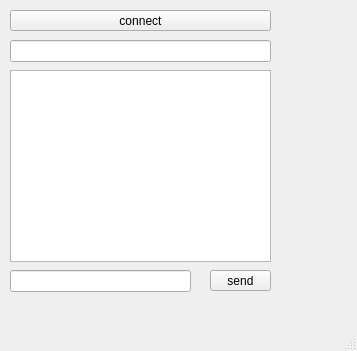
<?xml version="1.0" encoding="UTF-8"?>
<ui version="4.0">
 <class>MainWindow</class>
 <widget class="QMainWindow" name="MainWindow">
  <property name="geometry">
   <rect>
    <x>0</x>
    <y>0</y>
    <width>357</width>
    <height>351</height>
   </rect>
  </property>
  <property name="sizePolicy">
   <sizepolicy hsizetype="Preferred" vsizetype="Preferred">
    <horstretch>0</horstretch>
    <verstretch>0</verstretch>
   </sizepolicy>
  </property>
  <property name="windowTitle">
   <string>MainWindow</string>
  </property>
  <widget class="QWidget" name="centralwidget">
   <widget class="QLineEdit" name="lineEdit">
    <property name="enabled">
     <bool>true</bool>
    </property>
    <property name="geometry">
     <rect>
      <x>10</x>
      <y>270</y>
      <width>181</width>
      <height>22</height>
     </rect>
    </property>
    <property name="sizePolicy">
     <sizepolicy hsizetype="Expanding" vsizetype="Expanding">
      <horstretch>0</horstretch>
      <verstretch>0</verstretch>
     </sizepolicy>
    </property>
    <property name="autoFillBackground">
     <bool>false</bool>
    </property>
   </widget>
   <widget class="QTextBrowser" name="textBrowser">
    <property name="enabled">
     <bool>true</bool>
    </property>
    <property name="geometry">
     <rect>
      <x>10</x>
      <y>70</y>
      <width>261</width>
      <height>192</height>
     </rect>
    </property>
    <property name="sizePolicy">
     <sizepolicy hsizetype="Expanding" vsizetype="Expanding">
      <horstretch>0</horstretch>
      <verstretch>0</verstretch>
     </sizepolicy>
    </property>
    <property name="autoFillBackground">
     <bool>false</bool>
    </property>
   </widget>
   <widget class="QPushButton" name="pushButton">
    <property name="enabled">
     <bool>true</bool>
    </property>
    <property name="geometry">
     <rect>
      <x>10</x>
      <y>10</y>
      <width>261</width>
      <height>21</height>
     </rect>
    </property>
    <property name="autoFillBackground">
     <bool>false</bool>
    </property>
    <property name="text">
     <string>connect</string>
    </property>
   </widget>
   <widget class="QPushButton" name="pushButton_2">
    <property name="enabled">
     <bool>true</bool>
    </property>
    <property name="geometry">
     <rect>
      <x>210</x>
      <y>270</y>
      <width>61</width>
      <height>21</height>
     </rect>
    </property>
    <property name="autoFillBackground">
     <bool>false</bool>
    </property>
    <property name="text">
     <string>send</string>
    </property>
   </widget>
   <widget class="QLineEdit" name="nickName">
    <property name="enabled">
     <bool>true</bool>
    </property>
    <property name="geometry">
     <rect>
      <x>10</x>
      <y>40</y>
      <width>261</width>
      <height>22</height>
     </rect>
    </property>
    <property name="sizePolicy">
     <sizepolicy hsizetype="Expanding" vsizetype="Expanding">
      <horstretch>0</horstretch>
      <verstretch>0</verstretch>
     </sizepolicy>
    </property>
    <property name="autoFillBackground">
     <bool>false</bool>
    </property>
   </widget>
  </widget>
  <widget class="QMenuBar" name="menubar">
   <property name="geometry">
    <rect>
     <x>0</x>
     <y>0</y>
     <width>357</width>
     <height>20</height>
    </rect>
   </property>
  </widget>
  <widget class="QStatusBar" name="statusbar"/>
 </widget>
 <resources/>
 <connections/>
</ui>
